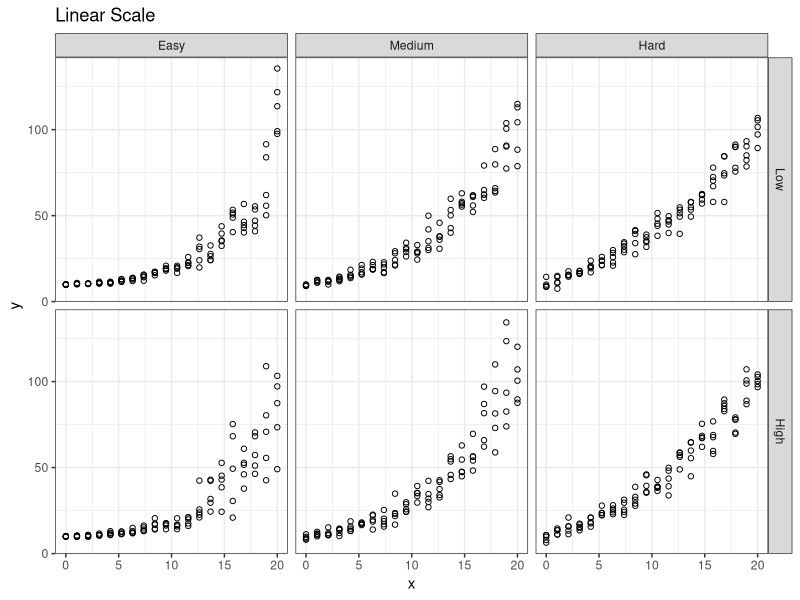
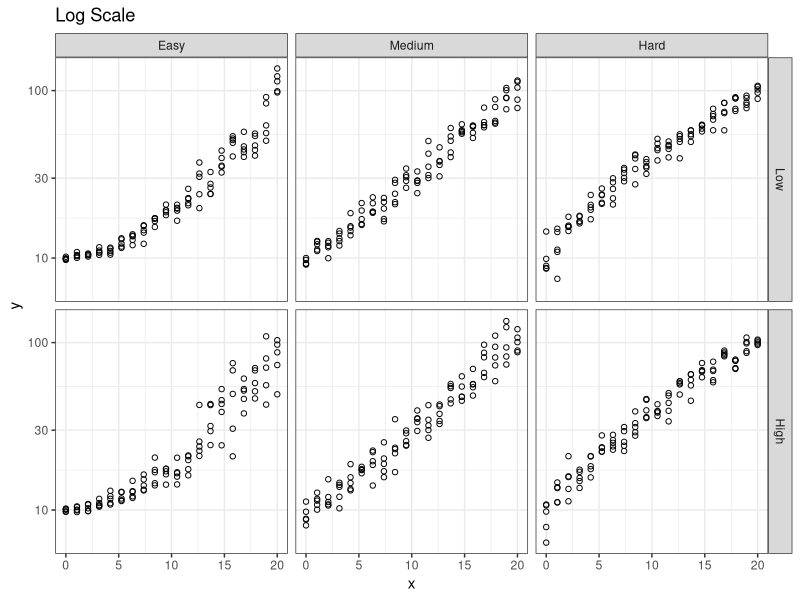
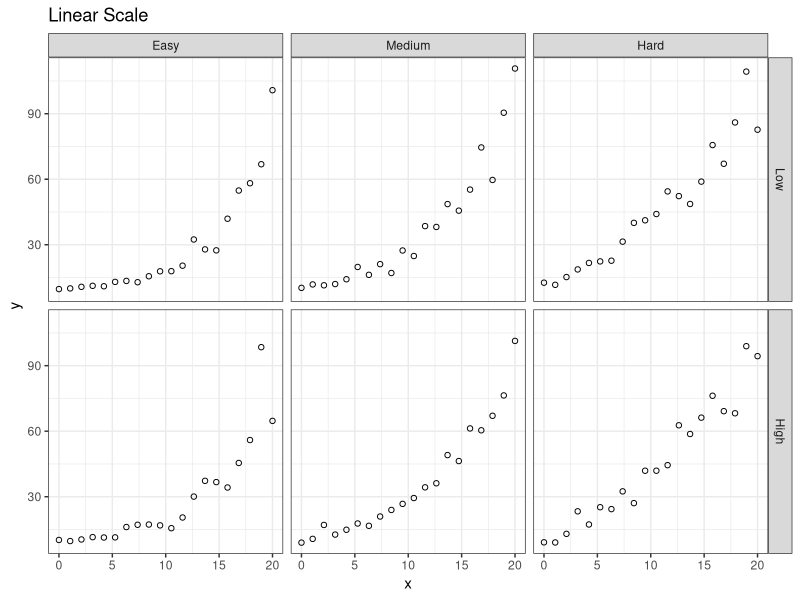
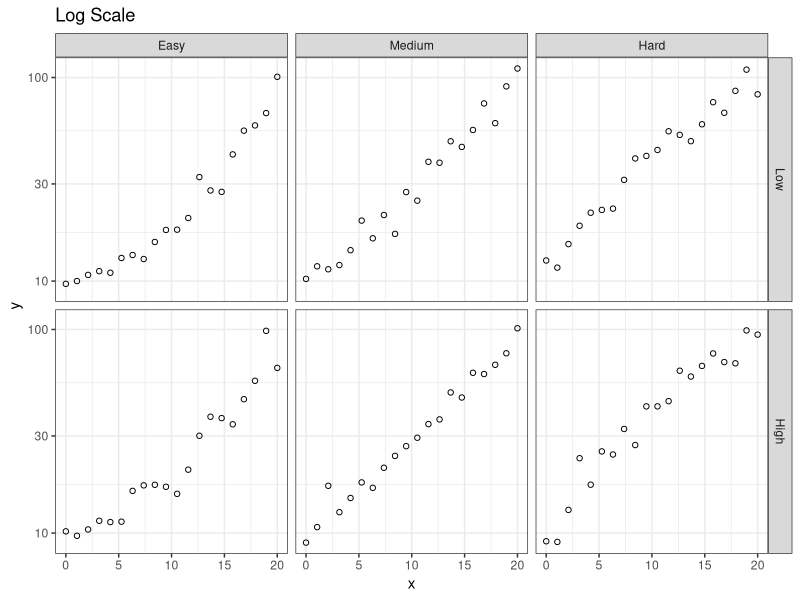

These charts were generated, in order, by the following R code: (Note: a time limit stopped this script after it produced the figures.)
## ---- chunk 1
knitr::opts_chunk$set(echo = T, out.width = "100%", dpi = 300, message = F, warning = F)
library(knitr)
require(tidyverse)
require(gridExtra)
require(scales)
library(purrr)
## ---- chunk 2
# Simulate Exponential Data
expSim <- function(xMid, sigma, N = 20, nReps = 1, xRange = c(0,20), yRange = c(10,100)){

  # This creates the line y = -x (scaled to fit the x and y ranges)
  # |*            0
  # |  *
  # |    *
  # |      *
  # |        1
  # |          2
  # |0___________3
  #
  # where 1, 2, 3 represent different points used to determine the line curvature
  
  lineData   <- tibble(xLine = seq(xRange[1],xRange[2],0.1),
                       yLine = -(abs(diff(yRange))/abs(diff(xRange)))*(xLine-xRange[1])+yRange[2])
  pointsData <- tibble(xPoint = c(xRange[1], (xMid-0.1), (xMid+0.1), xRange[2]),
                       yPoint = c(yRange[1], lineData$yLine[lineData$xLine == xMid], lineData$yLine[lineData$xLine == xMid], yRange[2]))

  # Connecting the 0 points in the illustration above with the 3rd point that
  # determines curvature gives us a set of 3 points to use to fit an exponential
  # line to the data.

  # We fit a linear regression to the log-transformed data to get starting values
  lm.fit <- lm(log(yPoint) ~ xPoint, data = pointsData)

  alpha.0  <- exp(coef(lm.fit)[1]) %>% as.numeric()
  beta.0   <- coef(lm.fit)[2] %>% as.numeric()
  theta.0 <- min(pointsData$yPoint) * 0.5  # Why 0.5?

  # and then use NLS to fit a better line to the data
  start <- list(alpha = alpha.0, beta = beta.0, theta = theta.0)
  nonlinear.fit   <- nls(yPoint ~ alpha * exp(beta * xPoint) + theta ,
                         data = pointsData, start = start)

  alpha <- (coef(nonlinear.fit)[1] %>% as.numeric())/(exp((sigma^2)/2))
  beta <- coef(nonlinear.fit)[2] %>% as.numeric()
  theta <- coef(nonlinear.fit)[3] %>% as.numeric()

  # Then the coefficients are used to generate y values which are reasonable
  expData <- tibble(x = rep(seq(xRange[1],xRange[2], length.out = N), nReps),
                    y = alpha*exp(beta*x + rnorm(N*nReps,0,sigma)) + theta)
  return(expData)
}

# Evaluate Fit
calcLOF <- 
  function(sim.data){
    if(nrow(sim.data)/length(unique(sim.data$x)) > 1){
    lof.mod <- lm(y ~ as.factor(x), data = sim.data)
    lof <- anova(lof.mod) %>% 
      broom::tidy() %>%
      filter(term == "as.factor(x)") %>%
      select(statistic)
    } else {
      lof.mod <- NULL
      lof <- NULL
    }
    return(lof)
  }
## ---- chunk 3
#Identify parameters
parmCombos <- data.frame(Curvature = c("Hard", "Hard", "Medium", "Medium", "Easy", "Easy"),
                         Variability = c("Low", "High", "Low", "High", "Low", "High"),
                         # beta  = c(0.07, 0.07, 0.15, 0.15, 0.3, 0.3),
                         xMid  = c(11.8,  11.8,   13,   13,   14.5,  14.5),
                         sigma = c(0.07, 0.09, 0.14, 0.18, 0.25, 0.33)
                         )
parmCombos %>% kable(format = "pandoc")
## ---- chunk 4
simData5 <- parmCombos %>%
                  mutate(data = pmap(list(xMid,sigma,nReps = 5),expSim)) %>%
                  unnest(data)

simData5 %>%
  mutate(Curvature = factor(Curvature, levels = c("Easy", "Medium", "Hard"))) %>%
  mutate(Variability = factor(Variability, levels = c("Low", "High"))) %>%
  ggplot(aes(x = x, y = y)) +
  geom_point(shape = 1) +
  theme_bw() +
  facet_grid(Variability~Curvature) +
  ggtitle("Linear Scale")

simData5 %>%
  mutate(Curvature = factor(Curvature, levels = c("Easy", "Medium", "Hard"))) %>%
  mutate(Variability = factor(Variability, levels = c("Low", "High"))) %>%
  ggplot(aes(x = x, y = y)) +
  geom_point(shape = 1) +
  theme_bw() +
  facet_grid(Variability~Curvature) +
  scale_y_continuous(trans = "log10") +
  ggtitle("Log Scale")
## ---- chunk 5
simData1 <- parmCombos %>%
                  mutate(data = pmap(list(xMid,sigma,nReps = 1),expSim)) %>%
                  unnest(data)

simData1 %>%
  mutate(Curvature = factor(Curvature, levels = c("Easy", "Medium", "Hard"))) %>%
  mutate(Variability = factor(Variability, levels = c("Low", "High"))) %>%
  ggplot(aes(x = x, y = y)) +
  geom_point(shape = 1) +
  theme_bw() +
  facet_grid(Variability~Curvature) +
  ggtitle("Linear Scale")

simData1 %>%
  mutate(Curvature = factor(Curvature, levels = c("Easy", "Medium", "Hard"))) %>%
  mutate(Variability = factor(Variability, levels = c("Low", "High"))) %>%
  ggplot(aes(x = x, y = y)) +
  geom_point(shape = 1) +
  theme_bw() +
  facet_grid(Variability~Curvature) +
  scale_y_continuous(trans = "log10") +
  ggtitle("Log Scale")
## ---- chunk 6

lofData <- parmCombos %>%
                  expand_grid(replicate = seq(1,1000,1)) %>%
                  mutate(data = pmap(list(xMid,sigma,nReps = 10),expSim)) %>%
                  mutate(lof = map(data, calcLOF)) %>%
                  unnest(lof)

# Compare Varability within Curvature
lofData %>%
  mutate(Curvature = factor(Curvature, levels = c("Easy", "Medium", "Hard"))) %>%
  mutate(Variability = factor(Variability, levels = c("Low", "High"))) %>%
  ggplot(aes(x = statistic, fill = Variability, color = Variability)) +
  geom_density(alpha = 0.7) +
  scale_fill_brewer(palette = "Paired") + 
  scale_color_brewer(palette = "Paired") + 
  theme_bw() +
  facet_wrap(~Curvature, scale = "free") + 
  ggtitle("Lack of Fit within Curvature Levels \n Exponential with Multiplicative Error")

# Compare Curvature within Varability
lofData %>%
  mutate(Curvature = factor(Curvature, levels = c("Easy", "Medium", "Hard"))) %>%
  mutate(Variability = factor(Variability, levels = c("Low", "High"))) %>%
  ggplot(aes(x = statistic, fill = Curvature, color = Curvature)) +
  geom_density(alpha = 0.7) +
  scale_fill_brewer(palette = "Paired") + 
  scale_color_brewer(palette = "Paired") + 
  theme_bw() +
  facet_wrap(~Variability, scale = "free") + 
  ggtitle("Lack of Fit within Variability Levels \n Exponential with Multiplicative Error")
